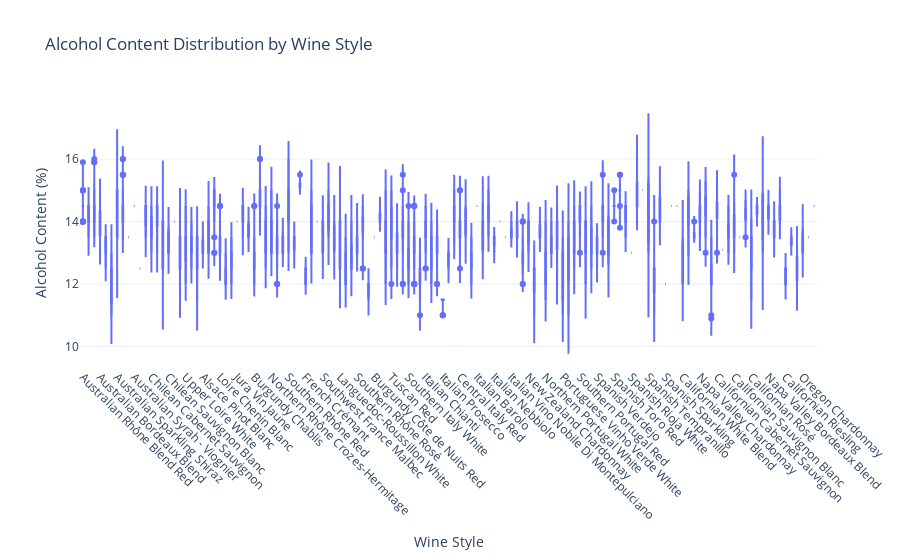

This figure's notebook cell:
### Code cell
# 1. Bar Chart: Average wine price by region
fig_bar = px.bar(
    data.groupby("Region", as_index=False)["Price"].mean(),
    x="Region",
    y="Price",
    title="Average Wine Price by Region",
    labels={"Price": "Average Price", "Region": "Wine Region"},
    template="plotly_white"
)
fig_bar.update_layout(xaxis=dict(showticklabels=False))

# 2. Histogram: Distribution of wine ratings
fig_hist = px.histogram(
    data,
    x="Rating",
    title="Distribution of Wine Ratings",
    nbins=20,
    labels={"Rating": "Wine Rating"},
    template="plotly_white"
)

# 3. Box Plot: Distribution of wine prices by wine style
fig_box = px.box(
    data,
    x="Wine style",
    y="Price",
    title="Wine Price Distribution by Wine Style",
    labels={"Price": "Wine Price", "Wine style": "Wine Style"},
    template="plotly_white"
)
fig_box.update_xaxes(tickangle=45)

# 4. Scatter Plot: Relationship between price and number of ratings
fig_scatter = px.scatter(
    data,
    x="Number of Ratings",
    y="Price",
    title="Price vs. Number of Ratings",
    labels={"Price": "Wine Price", "Number of Ratings": "Number of Ratings"},
    template="plotly_white",
    color="Rating"
)

# 5. Violin Plot: Distribution of alcohol content by wine style
fig_violin = px.violin(
    data,
    x="Wine style",
    y="Alcohol content",
    title="Alcohol Content Distribution by Wine Style",
    labels={"Alcohol content": "Alcohol Content (%)", "Wine style": "Wine Style"},
    template="plotly_white",
    box=True
)
fig_violin.update_xaxes(tickangle=45)

### Figure 1 — Plotly figure (JSON) as saved in the notebook; plotly's stock layout.template omitted (floating-point values rounded to 4 significant figures; data arrays with more than 128 entries replaced by an {"elided": "..."} marker saying what was removed)
{"data": [{"alignmentgroup": "True", "box": {"visible": true}, "hovertemplate": "Wine Style=%{x}<br>Alcohol Content (%)=%{y}<extra></extra>", "legendgroup": "", "marker": {"color": "#636efa"}, "name": "", "offsetgroup": "", "orientation": "v", "scalegroup": "True", "showlegend": false, "type": "violin", "x": {"elided": "1835 str values"}, "x0": " ", "xaxis": "x", "y": {"elided": "1835 float values"}, "y0": " ", "yaxis": "y"}], "layout": {"autosize": true, "legend": {"tracegroupgap": 0}, "title": {"text": "Alcohol Content Distribution by Wine Style"}, "violinmode": "group", "xaxis": {"anchor": "y", "autorange": true, "domain": [0, 1], "range": [-0.5, 128.5], "tickangle": 45, "title": {"text": "Wine Style"}, "type": "category"}, "yaxis": {"anchor": "x", "autorange": true, "domain": [0, 1], "range": [9.348, 17.89], "title": {"text": "Alcohol Content (%)"}, "type": "linear"}}}
